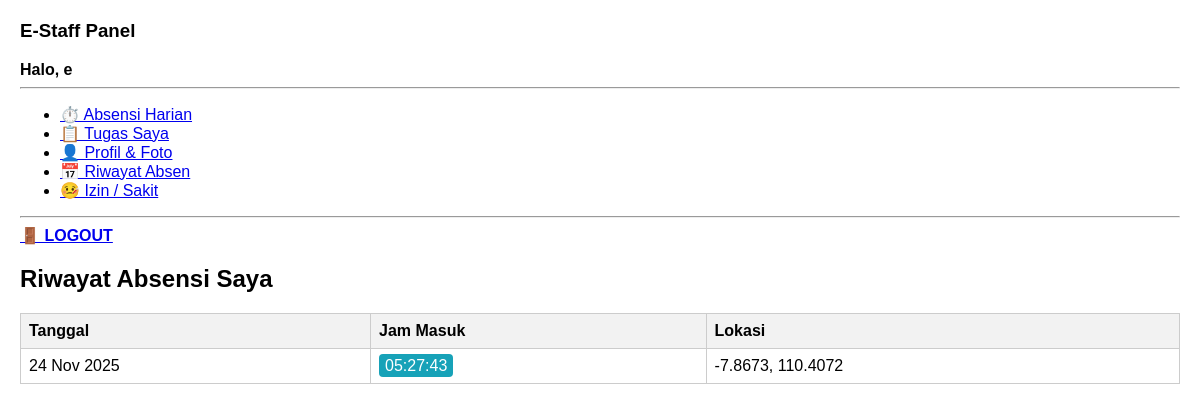
Screenshot of /staff/riwayat.php (signed in) with the database file from the repository.
### tables this page shows
CREATE TABLE `absensi` (
  `id` int(11) NOT NULL,
  `user_id` int(11) DEFAULT NULL,
  `tanggal` date DEFAULT NULL,
  `jam_masuk` time DEFAULT NULL,
  `jam_keluar` time DEFAULT NULL,
  `lokasi_lat` varchar(50) DEFAULT NULL,
  `lokasi_long` varchar(50) DEFAULT NULL,
  `keterangan` text DEFAULT NULL
);

### staff/riwayat.php (the view, shortened to what this page needs)
<?php
include('../config/koneksi.php');
?>
<!DOCTYPE html>
<html lang="id">
<head>
</head>
<body>
<?php $page = 'riwayat'; include('sidebar.php'); ?>
<h2>Riwayat Absensi Saya</h2>
<table>
    <thead>
        <tr>
            <th>Tanggal</th>
            <th>Jam Masuk</th>
            <th>Lokasi</th>
        </tr>
    </thead>
    <tbody>
        <?php
        $id = $_SESSION['user_id'];
        $q = mysqli_query($koneksi, "SELECT * FROM absensi WHERE user_id='$id' ORDER BY tanggal DESC");
        while($r = mysqli_fetch_assoc($q)){
            echo "<tr>
                    <td>".date('d M Y', strtotime($r['tanggal']))."</td>
                    <td><span class='badge'>".$r['jam_masuk']."</span></td>
                    <td>".$r['lokasi_lat'].", ".$r['lokasi_long']."</td>
                  </tr>";
        }
        ?>
    </tbody>
</table>
</body>
</html>

### staff/riwayat.php (style rules this page uses)
body { font-family: Arial, sans-serif; margin: 20px; }
table { border-collapse: collapse; width: 100%; }
th, td { border: 1px solid #ccc; padding: 8px; text-align: left; }
th { background-color: #f2f2f2; }
.badge { padding: 3px 6px; background-color: #17a2b8; color: white; border-radius: 4px; }

### rows the page displays
absensi: tanggal "24 Nov 2025", jam_masuk "05:27:43", lokasi_lat "-7.8673", lokasi_long "110.4072"

### other values shown
$_SESSION['nama'] "e"
